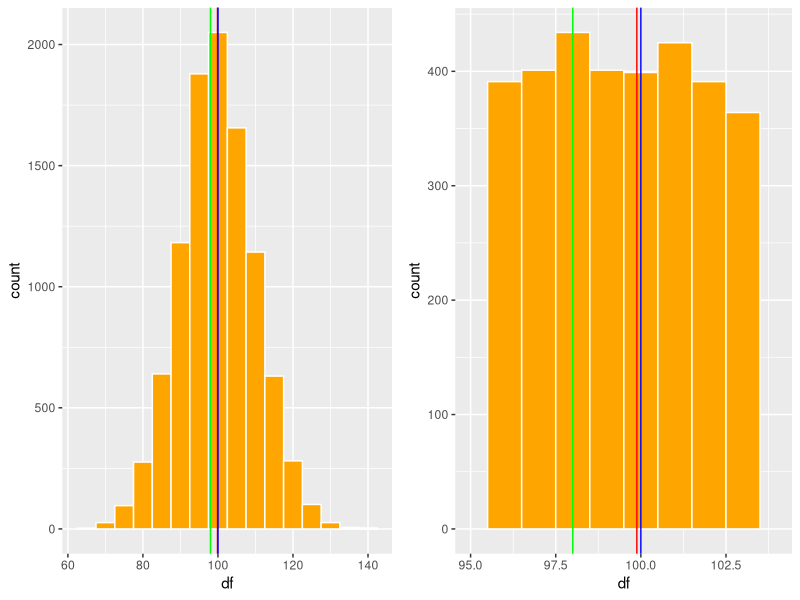
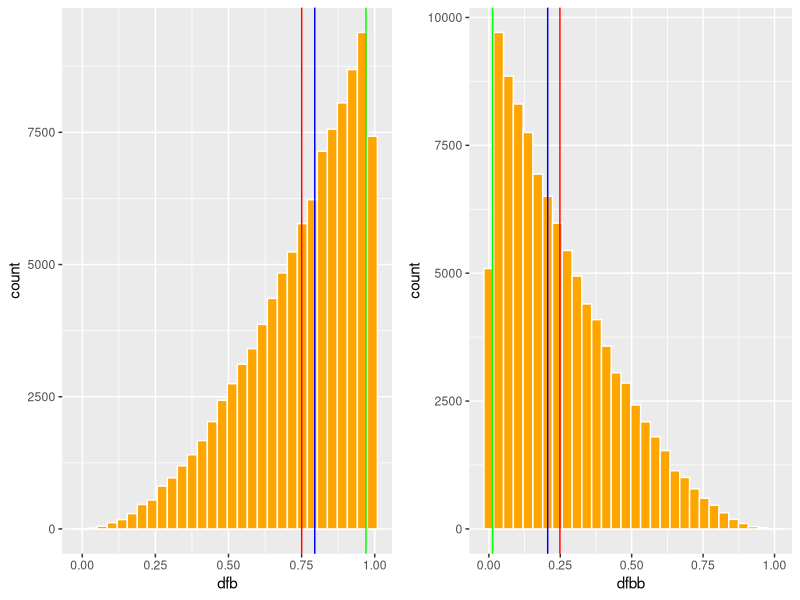
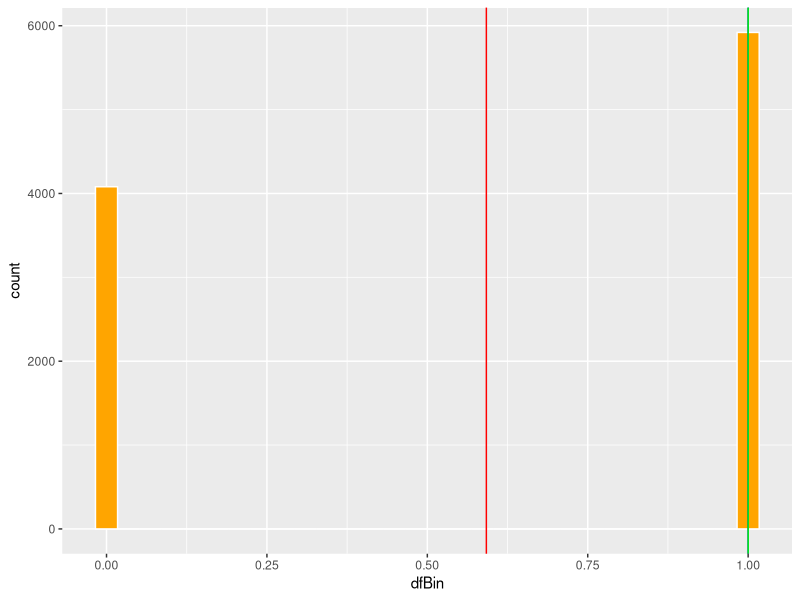

Write the R code that produced these figures, in order.
## ---- chunk 1
knitr::opts_chunk$set(echo = TRUE, warning=FALSE, message = FALSE)
## ---- chunk 2

Sys.Date()
## ---- chunk 3
library(ggplot2)
library(Hmisc)
library(gridExtra) # Un paquete para organizar las figuras de ggplot2
## ---- chunk 4
x=c(0,1,2,3,4,5,6,7,8,9,10)

mean(x)

## ---- chunk 5
x=c(0,1,2,3,4,5,6,7,8,9,1000)

mean(x)

## ---- chunk 6
b=c(247,0,3,43626,26,23,1,2,4,5,24,6,7)
b=sort(b)
b
median(b)
## ---- chunk 7
b=c(247,0,3,43626,26,23,1,2,4,5,24,6,7,7)
b=sort(b)
b
median(b)
## ---- chunk 8
# install.packages("devtools")
#devtools::install_github("paulponcet/modeest")
## ---- chunk 9
library(modeest)
## ---- chunk 10
mfv(b)
## ---- chunk 11
df=rpois(10000, 100)
df=data.frame(df)
## ---- chunk 12

mean(df$df)
median(df$df)
mfv(df$df)
## ---- chunk 13

mea=mean(df$df)
med=median(df$df)
mod=mfv(df$df)




a=ggplot(df, aes(df ))+
  geom_histogram(fill="orange", colour="white", binwidth = 5)+
  geom_vline(aes(xintercept = mea), colour="red")+
  geom_vline(aes(xintercept = med), colour="blue")+
  geom_vline(aes(xintercept = mod), colour="green")+
  theme(legend.position = "none")

b=ggplot(df, aes(df ))+
  geom_histogram(fill="orange", colour="white", binwidth = 1)+
  geom_vline(aes(xintercept = mea), colour="red")+
  geom_vline(aes(xintercept = med), colour="blue")+
  geom_vline(aes(xintercept = mod), colour="green")+
  xlim(95,104)+
  theme(legend.position = "none")


grid.arrange(a,b, ncol=2)
## ---- chunk 14
dfb= round(rbeta(100000, 3,1, ncp = 0),3)
dfb=data.frame(dfb)

dfbb= round(rbeta(100000, 1,3, ncp = 0),3)
dfbb=data.frame(dfbb)

## ---- chunk 15
mea=mean(dfb$dfb)
med=median(dfb$dfb)
mod=mfv(dfb$dfb)

meab=mean(dfbb$dfbb)
medb=median(dfbb$dfbb)
modb=mfv(dfbb$dfbb)


c=ggplot(dfb, aes(dfb))+
  geom_histogram(fill="orange", colour="white")+
  geom_vline(aes(xintercept = mea), colour="red")+
  geom_vline(aes(xintercept = med), colour="blue")+
  geom_vline(aes(xintercept = mod), colour="green")+
  theme(legend.position = "none")

d=ggplot(dfbb, aes(dfbb ))+
  geom_histogram(fill="orange", colour="white")+
  geom_vline(aes(xintercept = meab), colour="red")+
  geom_vline(aes(xintercept = medb), colour="blue")+
  geom_vline(aes(xintercept = modb), colour="green")+
  theme(legend.position = "none")

grid.arrange(c,d, ncol=2)
## ---- chunk 16
dfBin=replicate(10000,rbinom(length(.6), size=1,prob =0.6))
dfBin=data.frame(dfBin)
head(dfBin)
## ---- chunk 17
mea=mean(dfBin$dfBin)
med=median(dfBin$dfBin)
mod=mfv(dfBin$dfBin)
mea


ggplot(dfBin, aes(dfBin))+
  geom_histogram(fill="orange", colour="white")+
  geom_vline(aes(xintercept = mea), colour="red")+
  geom_vline(aes(xintercept = med), colour="blue")+
  geom_vline(aes(xintercept = mod), colour="green")+
  theme(legend.position = "none")
